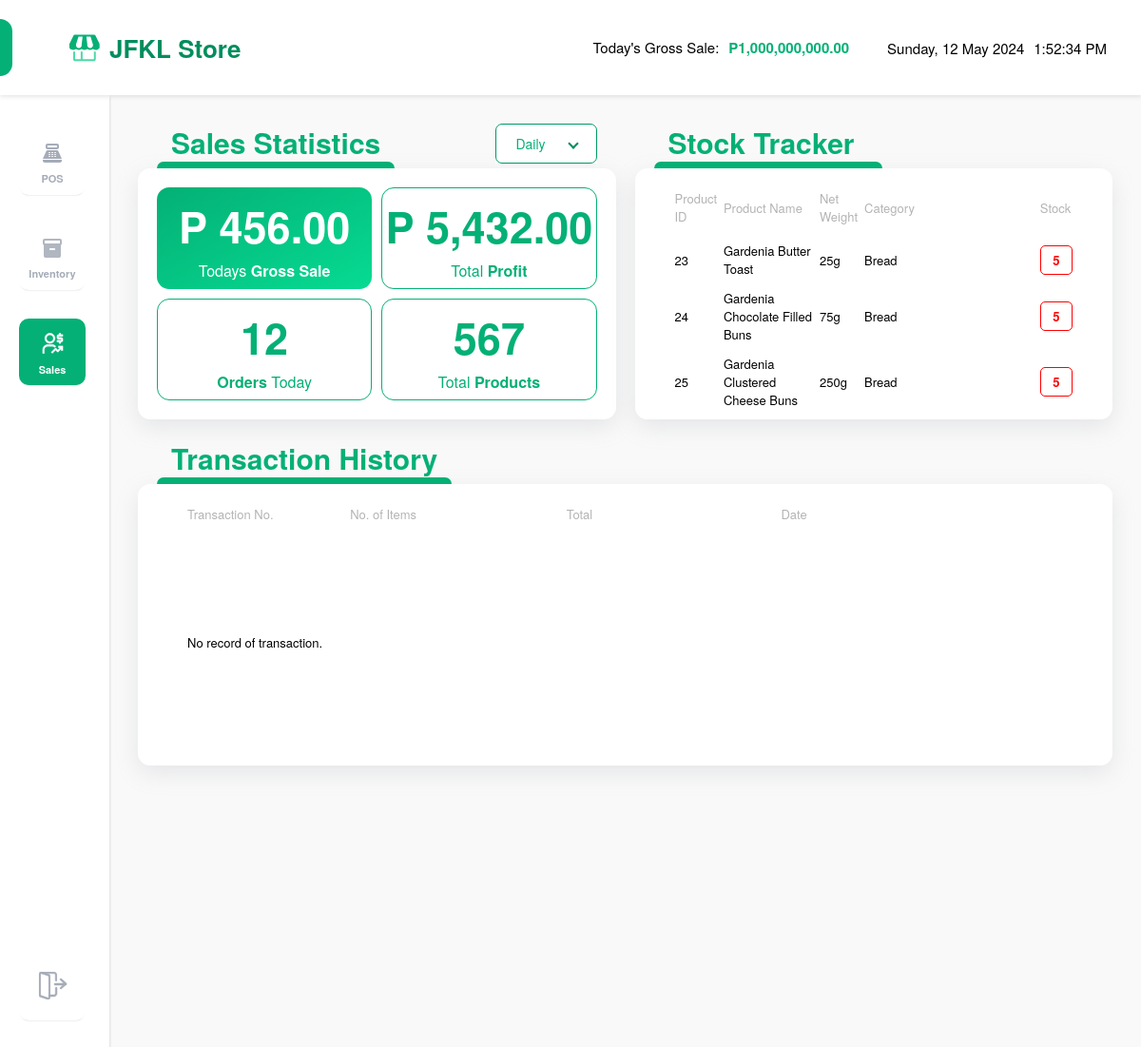
The app's page /pages/sales.php with its own data.
### tables this page shows
CREATE TABLE `inventory` (
  `product_id` int(11) NOT NULL,
  `product_name` varchar(70) NOT NULL,
  `net_weight` varchar(10) DEFAULT NULL,
  `unit` varchar(15) NOT NULL DEFAULT 'Piece',
  `category` varchar(50) NOT NULL,
  `unit_price` decimal(10,2) NOT NULL,
  `retail_price` decimal(10,2) NOT NULL,
  `stock` int(11) NOT NULL,
  `picture_url` varchar(255) NOT NULL
);

### pages/sales.php (the view, shortened to what this page needs)
<?php
include ("PhpFunctions/connection.php");
?>
<!DOCTYPE html>
<html lang="en">
<head>
    <link rel="stylesheet" href="../css/sales.css">
</head>
<body>
    <div class="navbar">
        <div class="left">
            <div class="shape"></div>
            <div class="logo">
                <img src="../assets/storeLogo.svg" alt="">
                <p>JFKL Store</p>
            </div>
        </div>
        <div class="right">
            <div class="displayDateTime">
                <div class="display-date">
                    <span id="day">day</span>,
                    <span id="daynum">00</span>
                    <span id="month">month</span>
                    <span id="year">0000</span>
                </div>
                <div class="display-time"></div>
            </div>
            <div class="todayGrossSale">
                <p>Today's Gross Sale: </p>
                <p><span>P1,000,000,000.00</span></p>
            </div>
        </div>
    </div>
    <div class="sideBar">
        <div class="features">
            <div class="sbPOS">
                <button id="POSBtn">
                    <img src="../assets/POS_g.svg" alt=""><br>
                    <strong>POS</strong>
                </button>
            </div>
            <div class="sbInventory">
                <button id="inventoryBtn">
                    <img src="../assets/inventory_g.svg" alt=""><br>
                    <strong>Inventory</strong>
                </button>
            </div>
            <div class="sbSales">
                <button id="salesBtn">
                    <img src="../assets/sales_w.svg" alt=""><br>
                    <strong>Sales</strong>
                </button>
            </div>
        </div>
        <div class="logout">
            <div class="sbLogout">
                <button>
                    <img src="../assets/logout.svg" alt=""><br>
                </button>
            </div>
        </div>
    </div>
    <div class="mainContainer">
        <div class="salesDisplay">
            <div class="sales">
                <div class="salesStats">
                    <div class="labelgroup">
                        <div class="salesStatsLabel"><p>Sales Statistics</p></div>
                        <div class="dropdown">
                            <div class="dropdown-select">
                                <span class="select">Daily</span>
                                <div class="caret"></div>
                            </div>
                        </div>
                    </div>
                    <div class="lineShape"></div>
                    <div class="mainContainer">
                        <div class="container1">
                            <div class="grossSale">
                                <h1>P 456.00</h1>
                                <p>Todays <strong>Gross Sale</strong></p>
                            </div>
                            <div class="order">
                                <h1>12</h1>
                                <p><strong>Orders</strong> Today</p>
                            </div>
                        </div>
                        <div class="container2">
                            <div class="totalProfit">
                                <h1>P 5,432.00</h1>
                                <p>Total <strong>Profit</strong></p>
                            </div>
                            <div class="others">
                                <h1>567</h1>
                                <p>Total <strong>Products</strong></p>
                            </div>
                        </div>
                    </div>
                </div>
                <div class="stockTracker">
                    <div class="stocksLabel">
                        <p>Stock Tracker</p>
                    </div>
                    <div class="lineShape"></div>
                    <div class="mainContainer">
                        <table class="stocksTable">
                            <thead>
                                <tr>
                                    <th class="col1">Product ID</th>
                                    <th class="col2">Product Name</th>
                                    <th class="col3">Net Weight</th>
                                    <th class="col4">Category</th>
                                    <th class="col5">Stock</th>
                                </tr>
                            </thead>
                            <tbody>
                                <?php
                                $select_query = "SELECT * FROM `inventory`";
                                $result = mysqli_query($conn, $select_query);
                                if ($result->num_rows > 0) {
                                    while ($row = $result->fetch_assoc()) { ?>
                                        <?php
                                        if ($row["stock"] <= 5) { ?>
                                            <tr>
                                                <td class="productID" id="productID"><?php echo $row["product_id"]; ?></td>
                                                <td class="productName" id="productName"><?php echo $row["product_name"]; ?></td>
                                                <td class="netWeight" id="netWeight"><?php echo $row["net_weight"] ?? '-'; ?></td>
                                                <td class="category" id="category"><?php echo $row["category"]; ?></td>
                                                <td class="stock" id="stock">
                                                    <p><?php echo $row["stock"]; ?></p>
                                                </td>
                                            </tr>
                                        <?php
                                        }
                                        ?>
                                        <?php
                                    }
                                } else {
                                    echo "<tr><td>No products are low on stock</td></tr>";
                                }
                                ?>
                            </tbody>
                        </table>
                    </div>
                </div>
            </div>
            <div class="transactions">
                <div class="transactionLabel">
                    <p>Transaction History</p>
                </div>
                <div class="lineShape"></div>
                <div class="mainContainer">
                    <table class="transactionTable">
                        <thead>
                            <tr>
                                <th class="col1">Transaction No.</th>
                                <th class="col2">No. of Items</th>
                                <th class="col3">Total</th>
                                <th class="col4">Date</th>
                                <th class="col5"></th>
                            </tr>
                        </thead>
                        <tbody>
                            <?php
                            $select_query = "SELECT * FROM `transaction_history`";
                            $result = mysqli_query($conn, $select_query);
                            if ($result->num_rows > 0) {
                                while ($row = $result->fetch_assoc()) { ?>
                                        <tr>
                                            <td class="transactionNum" id="transactionNum"><?php echo $row["transaction_number"]; ?></td>
                                            <td class="numItems" id="numItems"><?php echo $row["number_of_items"]; ?></td>
                                            <td class="total" id="total"><?php echo $row["gross_sales"] ?? '-'; ?></td>
                                            <td class="date" id="date"><?php echo $row["date"]; ?></td>
                                            <td class="seeDetails" id="seeDetails"><button>See Details</button></td>
                                        </tr>
                                    <?php
                                }
                            } else {
                                echo "<tr><td>No record of transaction.</td></tr>";
                            }
                            ?>
                        </tbody>
                    </table>
                </div>
            </div>
        </div>
    </div>
</body>
</html>

### records on screen
inventory: product_id "23", product_name "Gardenia Butter Toast", net_weight "25g", category "Bread", stock "5"
inventory: product_id "24", product_name "Gardenia Chocolate Filled Buns", net_weight "75g", category "Bread", stock "5"
inventory: product_id "25", product_name "Gardenia Clustered Cheese Buns", net_weight "250g", category "Bread", stock "5"
